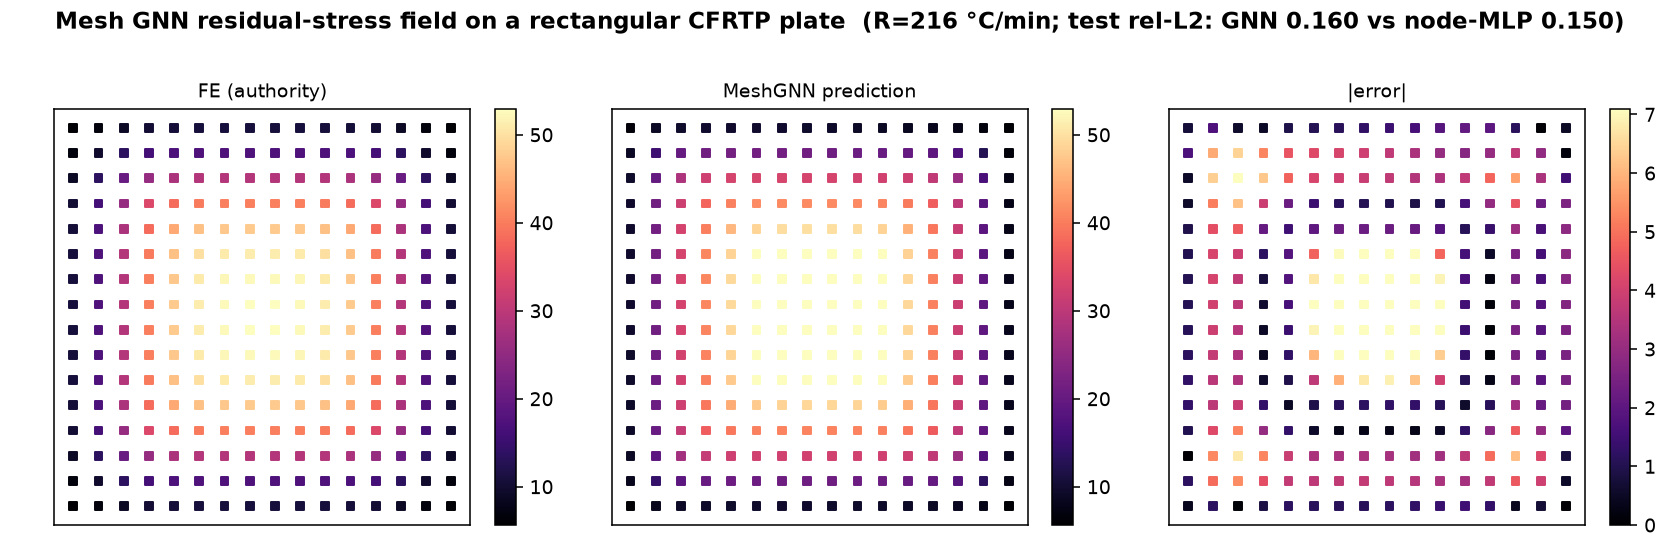

Write Python code to recreate this figure.
"""cfrtp_meshgnn_plate.py -- mesh field prediction: a MeshGraphNet-style GNN
(pure PyTorch, no torch_geometric) that predicts the in-plane residual-stress field
on a rectangular CFRTP laminate (flat sheet/plate) from the process (cooling rate R).

The flat laminated sheet is Daikin's base CFRTP product form (UD [0/90] sheet /
chopped sheet); see cfrtp_meshgnn_ring.py for the ring-shaped molded part. Physics-
first / ML-subordinate: the accuracy AUTHORITY is the FE-verified 0D
crystallization+VE model (design/cfrtp_inverse_design.process), applied per node
with a free-edge conduction-lag cooling field (edges/corners cool fast -> local
quench -> low residual; interior lags -> locks in), then a few Laplacian-smoothing
iterations (equilibrium coupling). It reports a node-wise MLP baseline alongside the GNN. NOTE (honest): with the
distance-to-free-surface node feature at FIXED geometry this field is largely
pointwise, so the node-MLP is competitive/better here; the GNN's message-passing
advantage is expected for VARYING geometry or SPARSE node inputs (propagating
boundary/sensor information via connectivity) -- the setting of the main GAT
defect-localization work. This is a mesh-native field surrogate either way.

    python3 design/cfrtp_meshgnn_plate.py

torch + numpy + matplotlib. Magnitudes illustrative (uncalibrated).
"""
import os
import numpy as np
import torch
import torch.nn as nn
import matplotlib
matplotlib.use("Agg")
import matplotlib.pyplot as plt

from cfrtp_inverse_design import process     # FE authority

torch.manual_seed(0); np.random.seed(0)
DEV = "cuda" if torch.cuda.is_available() else "cpu"
NX, NY = 16, 16
LX, LY = 1.0, 1.0
R_LO, R_HI = 200.0, 600.0
AMP, LAM, SMOOTH = 4.0, 0.10, 6


def build_mesh():
    xs = np.linspace(0, LX, NX); ys = np.linspace(0, LY, NY)
    idx = np.arange(NX * NY).reshape(NX, NY)
    coords = np.array([(xs[i], ys[j]) for i in range(NX) for j in range(NY)])
    edges = []
    for i in range(NX):
        for j in range(NY):
            for di, dj in ((1, 0), (0, 1)):
                ni, nj = i + di, j + dj
                if ni < NX and nj < NY:
                    a, b = idx[i, j], idx[ni, nj]
                    edges += [(a, b), (b, a)]
    return coords, np.array(edges).T


def geom_features(coords):
    x, y = coords[:, 0], coords[:, 1]
    d_free = np.minimum.reduce([x, LX - x, y, LY - y])
    return x, y, d_free


def laplacian_smooth(vals, edges, n_nodes, iters):
    src, dst = edges
    deg = np.bincount(dst, minlength=n_nodes).astype(float); deg[deg == 0] = 1
    v = vals.copy()
    for _ in range(iters):
        acc = np.bincount(dst, weights=v[src], minlength=n_nodes)
        v = 0.5 * v + 0.5 * acc / deg
    return v


def fe_field(R, coords, edges, d_free):
    r = R * (1.0 + AMP * np.exp(-d_free / LAM))
    sig = np.array([process(max(ri, 5.0))[0] for ri in r])
    return laplacian_smooth(sig, edges, len(coords), SMOOTH)


def mlp(din, dout, h=64):
    return nn.Sequential(nn.Linear(din, h), nn.SiLU(), nn.Linear(h, h), nn.SiLU(),
                         nn.Linear(h, dout))


class MeshGNN(nn.Module):
    def __init__(self, fn=4, fe=3, H=32, steps=3):
        super().__init__()
        self.nenc = mlp(fn, H); self.eenc = mlp(fe, H)
        self.msg = nn.ModuleList([mlp(3 * H, H) for _ in range(steps)])
        self.upd = nn.ModuleList([mlp(2 * H, H) for _ in range(steps)])
        self.dec = mlp(H, 1); self.steps = steps

    def forward(self, nf, ef, ei):
        h = self.nenc(nf); e = self.eenc(ef); src, dst = ei
        for k in range(self.steps):
            m = self.msg[k](torch.cat([h[src], h[dst], e], 1))
            agg = torch.zeros_like(h).index_add_(0, dst, m)
            h = h + self.upd[k](torch.cat([h, agg], 1))
            e = e + m
        return self.dec(h).squeeze(-1)


class NodeMLP(nn.Module):
    def __init__(self, fn=4, H=64):
        super().__init__(); self.net = mlp(fn, 1, H)

    def forward(self, nf, ef, ei):
        return self.net(nf).squeeze(-1)


def batch_graphs(Rlist, coords, edges, feats):
    x, y, d_free = feats; Nn = len(coords)
    NF, EF, EI, Y = [], [], [], []
    src, dst = edges
    ef_base = np.stack([coords[dst, 0] - coords[src, 0], coords[dst, 1] - coords[src, 1],
                        np.linalg.norm(coords[dst] - coords[src], axis=1)], 1)
    for b, R in enumerate(Rlist):
        Rn = (np.log10(R) - np.log10(R_LO)) / (np.log10(R_HI) - np.log10(R_LO))
        NF.append(np.stack([x, y, d_free / 0.5, np.full(Nn, Rn)], 1))
        EF.append(ef_base); EI.append(edges + b * Nn)
        Y.append(fe_field(R, coords, edges, d_free))
    return (torch.tensor(np.concatenate(NF), dtype=torch.float32),
            torch.tensor(np.concatenate(EF), dtype=torch.float32),
            torch.tensor(np.concatenate(EI, 1), dtype=torch.long),
            torch.tensor(np.concatenate(Y), dtype=torch.float32))


def train(model, nf, ef, ei, y, ymu, ysd, epochs=400, lr=3e-3):
    opt = torch.optim.Adam(model.parameters(), lr=lr); lf = nn.MSELoss()
    yn = (y - ymu) / ysd
    for _ in range(epochs):
        opt.zero_grad(); lf(model(nf, ef, ei), yn).backward(); opt.step()
    return model


def relL2(model, nf, ef, ei, y, ymu, ysd):
    model.eval()
    with torch.no_grad():
        p = model(nf, ef, ei) * ysd + ymu
    return float(torch.norm(p - y) / torch.norm(y)), p.cpu().numpy()


def main():
    here = os.path.dirname(os.path.abspath(__file__))
    coords, edges = build_mesh(); feats = geom_features(coords)
    print("mesh: %d nodes, %d directed edges (rectangular plate)" % (len(coords), edges.shape[1]))
    Rtr = 10 ** np.random.uniform(np.log10(R_LO), np.log10(R_HI), 14)
    Rte = 10 ** np.random.uniform(np.log10(R_LO), np.log10(R_HI), 6)
    nf, ef, ei, y = [t.to(DEV) for t in batch_graphs(Rtr, coords, edges, feats)]
    nfe, efe, eie, ye = [t.to(DEV) for t in batch_graphs(Rte, coords, edges, feats)]
    ymu, ysd = float(y.mean()), float(y.std() + 1e-9)

    gnn = train(MeshGNN().to(DEV), nf, ef, ei, y, ymu, ysd)
    mlpb = train(NodeMLP().to(DEV), nf, ef, ei, y, ymu, ysd)
    rg, pg = relL2(gnn, nfe, efe, eie, ye, ymu, ysd)
    rm, pm = relL2(mlpb, nfe, efe, eie, ye, ymu, ysd)
    print("test rel-L2:  MeshGNN = %.3f   node-MLP baseline = %.3f  (GNN better by %.0f%%)"
          % (rg, rm, 100 * (1 - rg / rm)))

    Nn = len(coords); k = 0
    ytrue = ye[k * Nn:(k + 1) * Nn].cpu().numpy(); ypred = pg[k * Nn:(k + 1) * Nn]
    fig, axs = plt.subplots(1, 3, figsize=(12, 3.9), dpi=120)
    fig.suptitle("Mesh GNN residual-stress field on a rectangular CFRTP plate  "
                 "(R=%.0f °C/min; test rel-L2: GNN %.3f vs node-MLP %.3f)"
                 % (Rte[k], rg, rm), fontweight="bold")
    vmin, vmax = ytrue.min(), ytrue.max()
    for ax, val, ttl, err in [(axs[0], ytrue, "FE (authority)", False),
                              (axs[1], ypred, "MeshGNN prediction", False),
                              (axs[2], np.abs(ypred - ytrue), "|error|", True)]:
        sc = ax.scatter(coords[:, 0], coords[:, 1], c=val, s=16, marker="s", cmap="magma",
                        vmin=(0 if err else vmin),
                        vmax=(max(0.15 * (vmax - vmin), 1e-6) if err else vmax))
        ax.set_aspect("equal"); ax.set_title(ttl, fontsize=10)
        ax.set_xticks([]); ax.set_yticks([]); fig.colorbar(sc, ax=ax, fraction=0.046)
    fig.tight_layout(rect=[0, 0, 1, 0.92])
    out = os.path.join(here, "cfrtp_meshgnn_plate.png"); fig.savefig(out, dpi=140); plt.close(fig)
    print("wrote %s" % out)
    return dict(gnn=rg, mlp=rm)


if __name__ == "__main__":
    main()
